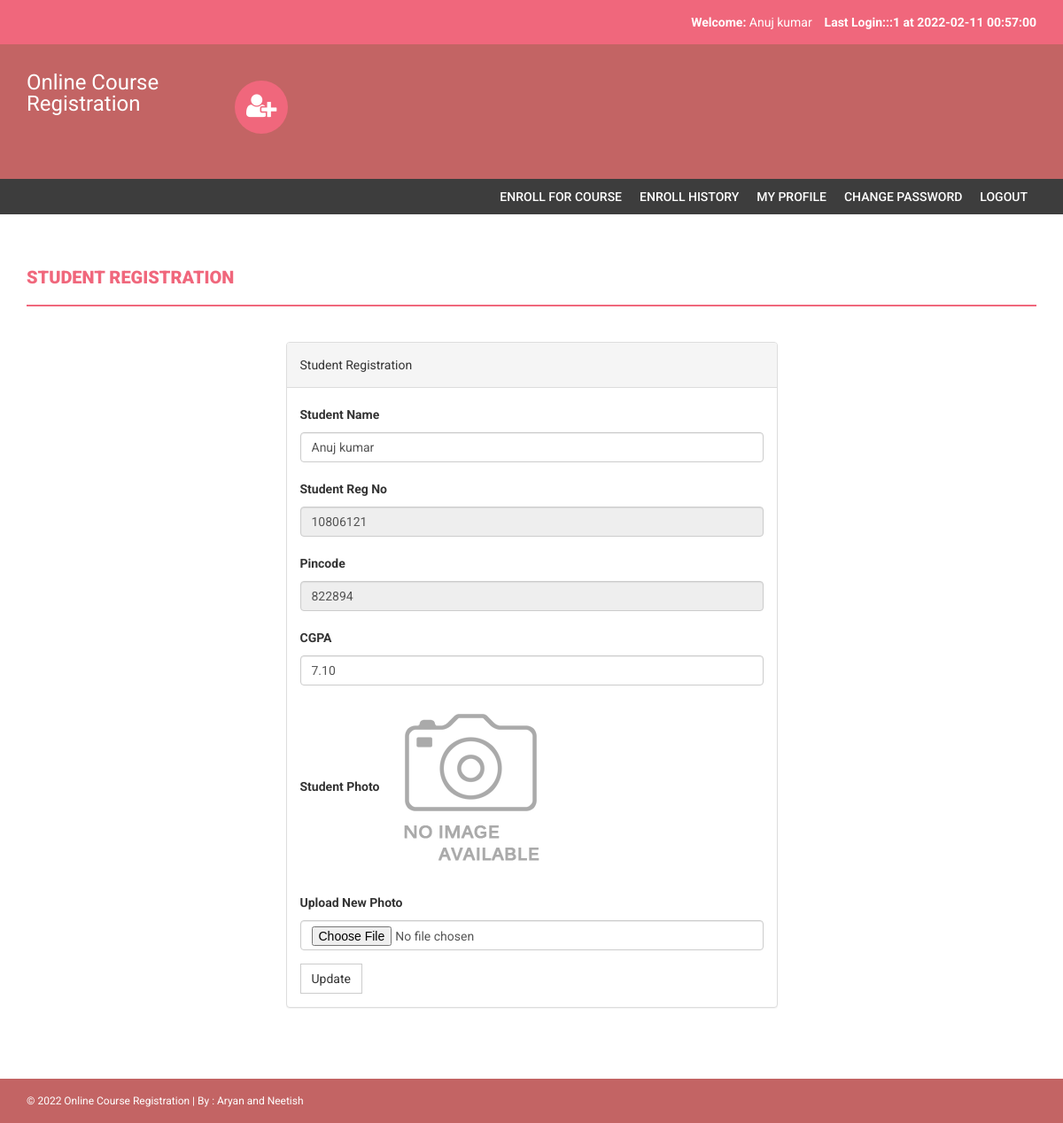
The page /my-profile.php (signed in) on the database its author committed.
### tables this page shows
CREATE TABLE `students` (
  `StudentRegno` varchar(255) NOT NULL,
  `studentPhoto` varchar(255) DEFAULT NULL,
  `password` varchar(255) DEFAULT NULL,
  `studentName` varchar(255) DEFAULT NULL,
  `pincode` varchar(255) DEFAULT NULL,
  `session` varchar(255) DEFAULT NULL,
  `department` varchar(255) DEFAULT NULL,
  `semester` varchar(255) DEFAULT NULL,
  `cgpa` decimal(10,2) DEFAULT NULL,
  `creationdate` timestamp NULL DEFAULT current_timestamp(),
  `updationDate` varchar(255) DEFAULT NULL
);

### my-profile.php (the view, shortened to what this page needs)
<?php
include('includes/config.php');
if(strlen($_SESSION['login'])==0)
    {
header('location:index.php');
}
else{
?>
<!DOCTYPE html>
<html xmlns="http://www.w3.org/1999/xhtml">
<head>
    <link href="assets/css/bootstrap.css" rel="stylesheet" />
    <link href="assets/css/font-awesome.css" rel="stylesheet" />
    <link href="assets/css/style.css" rel="stylesheet" />
</head>
<body>
<?php include('includes/header.php');?>
<?php if($_SESSION['login']!="")
{
 include('includes/menubar.php');
}
 ?>
    <div class="content-wrapper">
        <div class="container">
              <div class="row">
                    <div class="col-md-12">
                        <h1 class="page-head-line">Student Registration  </h1>
                    </div>
                </div>
                <div class="row" >
                  <div class="col-md-3"></div>
                    <div class="col-md-6">
                        <div class="panel panel-default">
                        <div class="panel-heading">
                          Student Registration
                        </div>
<?php $sql=mysqli_query($con,"select * from students where StudentRegno='".$_SESSION['login']."'");
while($row=mysqli_fetch_array($sql))
{ ?>
                        <div class="panel-body">
                       <form name="dept" method="post" enctype="multipart/form-data">
   <div class="form-group">
    <label for="studentname">Student Name  </label>
    <input type="text" class="form-control" id="studentname" name="studentname" value="<?php echo htmlentities($row['studentName']);?>"  />
  </div>
 <div class="form-group">
    <label for="studentregno">Student Reg No   </label>
    <input type="text" class="form-control" id="studentregno" name="studentregno" value="<?php echo htmlentities($row['StudentRegno']);?>"  placeholder="Student Reg no" readonly />
  </div>
<div class="form-group">
    <label for="Pincode">Pincode  </label>
    <input type="text" class="form-control" id="Pincode" name="Pincode" readonly value="<?php echo htmlentities($row['pincode']);?>" required />
  </div>
<div class="form-group">
    <label for="CGPA">CGPA  </label>
    <input type="text" class="form-control" id="cgpa" name="cgpa"  value="<?php echo htmlentities($row['cgpa']);?>" required />
  </div>
<div class="form-group">
    <label for="Pincode">Student Photo  </label>
   <?php if($row['studentPhoto']==""){ ?>
   <img src="studentphoto/noimage.png" width="200" height="200"><?php } else {?>
   <img src="studentphoto/<?php echo htmlentities($row['studentPhoto']);?>" width="200" height="200">
   <?php } ?>
  </div>
<div class="form-group">
    <label for="Pincode">Upload New Photo  </label>
    <input type="file" class="form-control" id="photo" name="photo"  value="<?php echo htmlentities($row['studentPhoto']);?>" />
  </div>
  <?php } ?>
 <button type="submit" name="submit" id="submit" class="btn btn-default">Update</button>
</form>
                            </div>
                            </div>
                    </div>
                </div>
            </div>
        </div>
  <?php include('includes/footer.php');?>
</body>
</html>
<?php } ?>

### include/header.php (shortened to what this page needs)
<?php
include("includes/config.php");
?>
<?php if($_SESSION['login']!="")
{?>
<header>
        <div class="container">
            <div class="row">
                <div class="col-md-12">
                    <strong>Welcome: </strong><?php echo htmlentities($_SESSION['sname']);?>
                    <strong>Last Login:<?php
        $ret=mysqli_query($con,"SELECT  * from userlog where studentRegno='".$_SESSION['login']."' order by id desc limit 1,1");
                    $row=mysqli_fetch_array($ret);
                    echo $row['userip']; ?> at <?php echo $row['loginTime'];?></strong>
                </div>
            </div>
        </div>
    </header>
    <?php } ?>
    <div class="navbar navbar-inverse set-radius-zero">
        <div class="container">
            <div class="navbar-header">
                <a class="navbar-brand" href="#" style="color:#fff; font-size:24px;4px; line-height:24px; ">
                   Online Course Registration
                </a>
            </div>
            <div class="left-div">
                <i class="fa fa-user-plus login-icon" ></i>
        </div>
            </div>
        </div>

### asset/css/style.css (style rules this page uses)
body { font-family: 'Roboto', sans-serif; line-height: 30px; }
.set-radius-zero { border-radius: 0px; -moz-border-radius: 0px; -webkit-border-radius: 0px; }
.content-wrapper { margin-top: 40px; min-height: 600px; padding-bottom: 60px; }
.page-head-line { font-weight: 900; padding-bottom: 20px; border-bottom: 2px solid #F0677C; text-transform: uppercase; color: #F0677C; font-size: 20px; margin-bottom: 40px; }
.btn { border-radius: 0px; -webkit-border-radius: 0px; -moz-border-radius: 0px; }
.login-icon { height: 60px; width: 60px; padding: 13px; border-radius: 50%; font-size: 30px; margin-bottom: 20px; color: #fff; text-align: center; cursor:pointer; background-color:#F0677C; -webkit-border-radius:50%; -moz-border-radius:50%; }
header { background-color: #F0677C; color: #fff; padding: 10px; text-align: right; }
.left-div { padding-left: 30px; margin-top: 40px; margin-bottom: 30px; }
.navbar-brand { width: 250px; padding-top: 30px; }
.navbar-inverse { background-color: #C36464; border-color: transparent; }
.navbar { margin-bottom: 0px; }

### rows shown on the page
students: studentname "Anuj kumar", studentregno "10806121", Pincode "822894", cgpa "7.10"

### other values the page prints
$_SESSION['sname'] "Anuj kumar"
$row['userip'] "::1"
$row['loginTime'] "2022-02-11 00:57:00"
